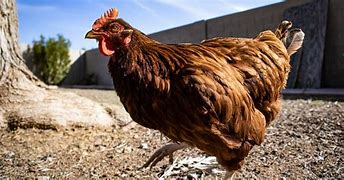
#> input picture Object_Detection/images/hen.jpg, 344 x 180 px
$ jupyter execute --allow-errors OBJECT_CLASSIFICATION_DETECTION.ipynb
#> lines starting #> are read from the running program, lines starting #| are printed output that depends on the picture
[cell 1]
import numpy as np
import time
import cv2 as cv
import matplotlib.pyplot as plt

[cell 2]
plt.ion()
plt.rcParams['image.cmap']='gray'

# Image Classification using OpenCV DNN Module

[cell 3]
model_weights='./models/DenseNet-Caffe/DenseNet_121.caffemodel'
model_architecture='./models/DenseNet-Caffe/DenseNet_121.prototxt'
#> (the rest of this cell did not finish here and is left out)

#> (a cell that did not finish here is left out)

#> (a cell that did not finish here is left out)

#> (a cell that did not finish here is left out)

#> (a cell that did not finish here is left out)

[cell 8]
img=cv.imread('../images/hen.jpg')
#> img is the input picture: shape (180, 344, 3); mean B, G, R 98.6, 109.2, 127.1
plt.imshow(img[:,:,::-1])

[cell 9]
# preparing the image that will be used as input to the model
blob=cv.dnn.blobFromImage(image=img,scalefactor=(1.0/127.5),size=(224,224),mean=(127.5,127.5,127.5),swapRB=True)
## setting up the blob image as the input to the network.
#> (the rest of this cell did not finish here and is left out)

#> (a cell that did not finish here is left out)

#> (a cell that did not finish here is left out)

The outputs is an array which is a set of scores for each class but we need Probabilities between 0-1 for each class so we need to preprocess the output and apply the softmax function on the scores to get the correct scores.

#> (a cell that did not finish here is left out)

#> (a cell that did not finish here is left out)

#> (a cell that did not finish here is left out)

[cell 15]
def image_classifier(img,class_names,model):
    blob=cv.dnn.blobFromImage(image=img,scalefactor=(1.0/127.5),size=(224,224),mean=(127.5,127.5,127.5),swapRB=True)
    ## setting up the blob image as the input to the network.
    model.setInput(blob)
    #Forward Propagate the Input Through the Model
    output=model.forward()
    #The outputs is an array which is a set of scores for each class but we need Probabilities between 0-1 for each class.
    #we need to preprocess the output and apply the softmax function on the scores to get the correct scores.
    # turn the output to 1D
    output_final=np.reshape(output,(1000,1))
    label_id=np.argmax(output_final)
    softmax_prob=np.exp(output_final)/np.sum(np.exp(output_final))
    score=np.round(np.max(softmax_prob),2)
    label_name=class_names[label_id]
    cv.putText(img, label_name+":"+str(score *100), (2,50),  cv.FONT_HERSHEY_COMPLEX,2,(250, 20, 0), 2)
    return plt.imshow(img[:,:,::-1])

[cell 16]
img=cv.imread('../images/bee.jpg')
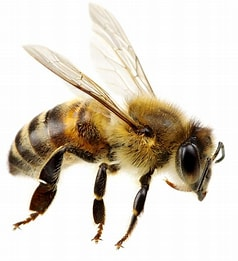
#> input picture Object_Detection/images/bee.jpg, 238 x 261 px
#> img is the input picture: shape (261, 238, 3); mean B, G, R 198.7, 210.7, 218.4
#> (the rest of this cell did not finish here and is left out)

[cell 17]
img=cv.imread('../images/cat.jpg')
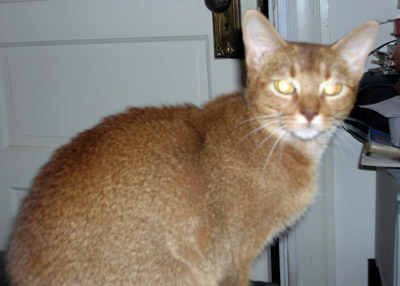
#> input picture Object_Detection/images/cat.jpg, 400 x 286 px
#> img is the input picture: shape (286, 400, 3); mean B, G, R 113.8, 125.4, 135
#> (the rest of this cell did not finish here and is left out)
